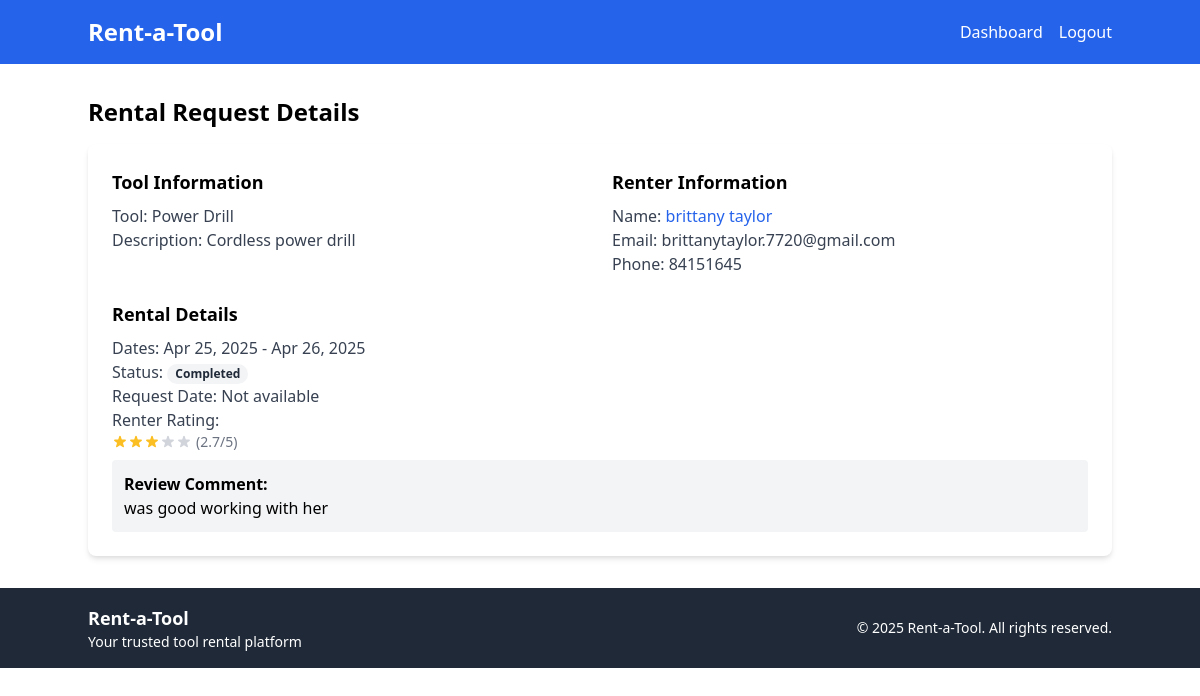
The page /dashboard/owner/rental_detail.php?id=1 (signed in) on the database its author committed.
### tables this page shows
CREATE TABLE `rental` (
  `RentalID` int(11) NOT NULL,
  `ToolID` int(11) NOT NULL,
  `RenterID` int(11) NOT NULL,
  `RentalStartDate` date NOT NULL,
  `RentalEndDate` date NOT NULL,
  `ReturnDate` date DEFAULT NULL,
  `BaseRentalPrice` decimal(10,2) NOT NULL,
  `DepositFee` decimal(10,2) NOT NULL,
  `ServiceFee` decimal(10,2) NOT NULL,
  `TotalPrice` decimal(10,2) NOT NULL,
  `BorrowerFactor` float DEFAULT 1,
  `Status` enum('Pending','Approved','Completed','Returned') DEFAULT 'Pending',
  `DamageReport` text DEFAULT NULL,
  `DamageReported` tinyint(1) NOT NULL DEFAULT 0 COMMENT 'Flag indicating if tool was returned damaged',
  `NotReturned` tinyint(1) NOT NULL DEFAULT 0
);

CREATE TABLE `tool` (
  `ToolID` int(11) NOT NULL,
  `OwnerID` int(11) NOT NULL,
  `Name` varchar(100) NOT NULL,
  `Description` text DEFAULT NULL,
  `Images` text DEFAULT NULL,
  `PricePerDay` decimal(10,2) NOT NULL,
  `WeightedRating` float DEFAULT 0,
  `AvailabilityStatus` enum('Available','Rented','Unavailable') DEFAULT 'Available',
  `Category` enum('Hand Tools','Power Tools','Garden Tools','Electronics','Other') NOT NULL,
  `DateAdded` datetime DEFAULT current_timestamp(),
  `Location` varchar(255) DEFAULT NULL,
  `DeliveryOption` enum('Pickup Only','Delivery Available') NOT NULL DEFAULT 'Pickup Only',
  `DeliveryPrice` decimal(10,2) DEFAULT 0.00
);

CREATE TABLE `user` (
  `UserID` int(11) NOT NULL,
  `FirstName` varchar(50) NOT NULL,
  `LastName` varchar(50) NOT NULL,
  `PhoneNumber` varchar(15) DEFAULT NULL,
  `ProfilePhoto` text DEFAULT NULL,
  `IdentificationDocument` text DEFAULT NULL,
  `ProofOfAddress` text DEFAULT NULL,
  `Email` varchar(100) NOT NULL,
  `Password` varchar(255) NOT NULL,
  `UserType` enum('Owner','Renter','Admin') NOT NULL,
  `ReputationScore` float DEFAULT 0,
  `ReviewCount` int(11) DEFAULT 0,
  `RegistrationDate` datetime DEFAULT current_timestamp(),
  `CreatedAt` datetime DEFAULT current_timestamp(),
  `AvgRatingGiven` float DEFAULT 3,
  `ReviewsReceivedCount` int(11) NOT NULL DEFAULT 0
);

CREATE TABLE `review` (
  `ReviewID` int(11) NOT NULL,
  `ReviewerID` int(11) NOT NULL,
  `ReviewedEntityID` int(11) NOT NULL,
  `EntityType` enum('Tool','User') NOT NULL,
  `Rating` int(11) NOT NULL CHECK (`Rating` >= 1 and `Rating` <= 5),
  `Comment` text DEFAULT NULL,
  `ReviewDate` datetime DEFAULT current_timestamp(),
  `RentalID` int(11) NOT NULL
);

### dashboard/owner/rental_detail.php (the view, shortened to what this page needs)
<?php
require_once $_SERVER['DOCUMENT_ROOT'] . '/rentatool/includes/db_connection.php';
require_once $_SERVER['DOCUMENT_ROOT'] . '/rentatool/includes/header.php';
$rentalID = $_GET['id'];
$stmt = $pdo->prepare("
    SELECT r.*, t.Name as ToolName, t.Description as ToolDescription,
           u.FirstName, u.LastName, u.Email, u.PhoneNumber as Phone, u.ReputationScore
    FROM Rental r
    JOIN Tool t ON r.ToolID = t.ToolID
    JOIN User u ON r.RenterID = u.UserID
    WHERE r.RentalID = :rentalID AND t.OwnerID = :ownerID
");
$stmt->execute(['rentalID' => $rentalID, 'ownerID' => $_SESSION['user_id']]);
$rental = $stmt->fetch(PDO::FETCH_ASSOC);
?>
<div class="container mx-auto my-8">
    <h2 class="text-2xl font-bold mb-4">Rental Request Details</h2>
    <div class="bg-white rounded-lg shadow-md p-6">
        <div class="grid grid-cols-1 md:grid-cols-2 gap-6">
            <div>
                <h3 class="text-lg font-semibold mb-2">Tool Information</h3>
                <p class="text-gray-700"><span class="font-medium">Tool:</span> <?php echo htmlspecialchars($rental['ToolName']); ?></p>
                <p class="text-gray-700"><span class="font-medium">Description:</span> <?php echo htmlspecialchars($rental['ToolDescription']); ?></p>
            </div>
            <div>
                <h3 class="text-lg font-semibold mb-2">Renter Information</h3>
<p class="text-gray-700"><span class="font-medium">Name:</span>
    <a href="<?php echo BASE_URL; ?>dashboard/user_profile.php?user_id=<?php echo $rental['RenterID']; ?>" class="text-blue-600 hover:underline">
        <?php echo htmlspecialchars($rental['FirstName'] . ' ' . $rental['LastName']); ?>
    </a>
</p>
                <p class="text-gray-700"><span class="font-medium">Email:</span> <?php echo htmlspecialchars($rental['Email']); ?></p>
                <p class="text-gray-700"><span class="font-medium">Phone:</span> <?php echo htmlspecialchars($rental['Phone']); ?></p>
            </div>
            <div class="md:col-span-2">
                <h3 class="text-lg font-semibold mb-2">Rental Details</h3>
                <p class="text-gray-700"><span class="font-medium">Dates:</span>
                    <?php echo date('M d, Y', strtotime($rental['RentalStartDate'])); ?> -
                    <?php echo date('M d, Y', strtotime($rental['RentalEndDate'])); ?>
                </p>
                <p class="text-gray-700"><span class="font-medium">Status:</span>
                    <span class="px-2 inline-flex text-xs leading-5 font-semibold rounded-full
                        <?php echo $rental['Status'] === 'Approved' ? 'bg-green-100 text-green-800' :
                            ($rental['Status'] === 'Pending' ? 'bg-yellow-100 text-yellow-800' :
                            'bg-gray-100 text-gray-800'); ?>">
                        <?php echo $rental['Status']; ?>
                    </span>
                </p>
                <p class="text-gray-700"><span class="font-medium">Request Date:</span>
                    <?php echo isset($rental['RequestDate']) ? date('M d, Y H:i', strtotime($rental['RequestDate'])) : 'Not available'; ?>
                </p>
                <?php if ($rental['Status'] === 'Completed'): ?>
                <p class="text-gray-700"><span class="font-medium">Renter Rating:</span>
                    <?php
                    $avgRating = $rental['ReputationScore'];
                    if ($avgRating > 0):
                    ?>
                        <div class="flex items-center">
                            <?php for ($i = 1; $i <= 5; $i++): ?>
                                <svg class="w-4 h-4 <?php echo $i <= round($avgRating) ? 'text-yellow-400' : 'text-gray-300'; ?>" fill="currentColor" viewBox="0 0 20 20">
                                    <path d="M9.049 2.927c.3-.921 1.603-.921 1.902 0l1.07 3.292a1 1 0 00.95.69h3.462c.969 0 1.371 1.24.588 1.81l-2.8 2.034a1 1 0 00-.364 1.118l1.07 3.292c.3.921-.755 1.688-1.54 1.118l-2.8-2.034a1 1 0 00-1.175 0l-2.8 2.034c-.784.57-1.838-.197-1.539-1.118l1.07-3.292a1 1 0 00-.364-1.118L2.98 8.72c-.783-.57-.38-1.81.588-1.81h3.461a1 1 0 00.951-.69l1.07-3.292z"/>
                                </svg>
                            <?php endfor; ?>
                            <span class="ml-1 text-sm text-gray-500">(<?php echo number_format($avgRating, 1); ?>/5)</span>
                        </div>
                        <div class="mt-2 p-3 bg-gray-100 rounded">
                            <strong>Review Comment:</strong><br>
                            <?php
                            $stmt = $pdo->prepare("SELECT Comment FROM Review WHERE RentalID = :rentalID AND ReviewerID = :ownerID AND EntityType = 'User' LIMIT 1");
                            $stmt->execute(['rentalID' => $rentalID, 'ownerID' => $_SESSION['user_id']]);
                            $reviewComment = $stmt->fetchColumn();
                            if ($reviewComment !== null && trim($reviewComment) !== '') {
                                echo nl2br(htmlspecialchars($reviewComment));
                            } else {
                                echo '<em>No review comment provided yet.</em><br><a href="' . BASE_URL . 'dashboard/owner/leave_review.php?rental_id=' . $rentalID . '" class="text-blue-500 hover:underline">Leave a review</a>';
                            }
                            ?>
                        </div>
                    <?php endif; ?>
                </p>
                <?php endif; ?>
            </div>
        </div>
    </div>
</div>
<?php require_once $_SERVER['DOCUMENT_ROOT'] . '/rentatool/includes/footer.php'; ?>

### rows shown on the page
rental: ToolID.Name "Power Drill", ToolID.Description "Cordless power drill", RenterID.LastName "brittany taylor", RenterID.Email "brittanytaylor.7720@gmail.com", RenterID.PhoneNumber "84151645", RentalStartDate "Apr 25, 2025", RentalEndDate "Apr 26, 2025", Status "Completed", RenterID.ReputationScore "2.7"
review: Comment "was good working with her"
